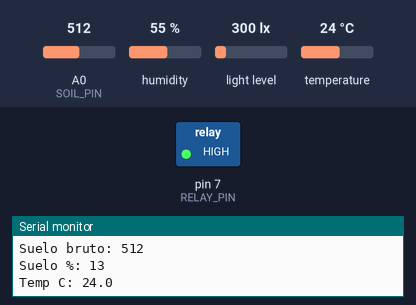
This sketch was run on a simulated Arduino Uno, built with avr-gcc and run on an emulated ATmega328P. Shown: switched loads named in the sketch (green lamp = pin HIGH), the last lines printed to the serial monitor. The test bench sets the inputs (shaded band); at power-on: A0 (SOIL_PIN) = 512, humidity 55 %, light level 300 lx, temperature 24 °C. The modem accepts every AT command (registered, SIM ready, sends succeed) and sends nothing else.

Above: at 9.96 s.
At 43.4 s:
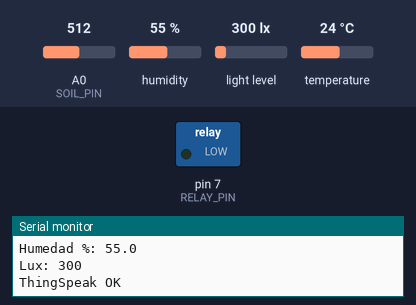
Timing chart, 0 to 51.8 s (numbered marks = the images above):
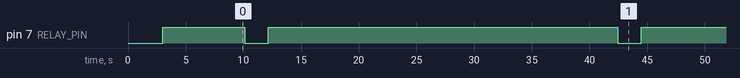

Measured:
- by itself, pin 7 (RELAY_PIN): alternates HIGH for 30.3 s and LOW for 2.0 s

The sketch:

Estacion_Completa_1.ino
```cpp
#include <SoftwareSerial.h>
#include <Wire.h>
#include <BH1750.h>
#include <Adafruit_Sensor.h>
#include <Adafruit_BME280.h>

SoftwareSerial modem(10, 11); // RX Arduino, TX Arduino

BH1750 lightMeter;
Adafruit_BME280 bme;

const char APN[] = "internet";
const char THINGSPEAK_API_KEY[] = "REEMPLAZAR_POR_WRITE_API_KEY";

const int SOIL_PIN = A0;
const int RELAY_PIN = 7;

// Calibración inicial del sensor
const int SOIL_DRY = 558;  // seco / aire
const int SOIL_WET = 211;  // húmedo

// Relé activo en LOW
const byte RELAY_ON = LOW;
const byte RELAY_OFF = HIGH;

const unsigned long SEND_INTERVAL_MS = 30000;

void clearModemBuffer() {
  while (modem.available()) {
    modem.read();
  }
}

bool waitForText(const char *target, unsigned long timeoutMs) {
  unsigned long start = millis();
  int index = 0;
  int len = strlen(target);

  while (millis() - start < timeoutMs) {
    while (modem.available()) {
      char c = modem.read();

      if (c == target[index]) {
        index++;
        if (index == len) return true;
      } else {
        index = 0;
        if (c == target[0]) index = 1;
      }
    }
  }
  return false;
}

bool sendCommandOK(const char *cmd, unsigned long timeoutMs) {
  clearModemBuffer();
  modem.println(cmd);
  return waitForText("OK", timeoutMs);
}

bool sendCommandAny(const char *cmd, unsigned long timeoutMs) {
  clearModemBuffer();
  modem.println(cmd);
  return waitForText("OK", timeoutMs) || waitForText("ERROR", timeoutMs);
}

void force9600() {
  modem.begin(115200);
  delay(1000);

  for (int i = 0; i < 8; i++) {
    modem.println("AT");
    delay(150);
  }

  for (int i = 0; i < 8; i++) {
    modem.println("AT+IPR=9600");
    delay(250);
  }

  delay(1000);
  modem.end();
  delay(500);
  modem.begin(9600);
  delay(1000);
}

int readSoilRaw() {
  long sum = 0;
  for (int i = 0; i < 10; i++) {
    sum += analogRead(SOIL_PIN);
    delay(10);
  }
  return sum / 10;
}

int soilRawToPercent(int raw) {
  int percent = map(raw, SOIL_DRY, SOIL_WET, 0, 100);
  if (percent < 0) percent = 0;
  if (percent > 100) percent = 100;
  return percent;
}

void relayPulse2s() {
  digitalWrite(RELAY_PIN, RELAY_ON);
  delay(2000);
  digitalWrite(RELAY_PIN, RELAY_OFF);
}

bool configureMobileData() {
  char cmdApn[64];
  snprintf(cmdApn, sizeof(cmdApn), "AT+CGDCONT=1,\"IP\",\"%s\"", APN);

  if (!sendCommandOK(cmdApn, 5000)) return false;
  if (!sendCommandOK("AT+CGATT=1", 10000)) return false;
  if (!sendCommandOK("AT+CGACT=1,1", 15000)) return false;

  clearModemBuffer();
  modem.println("AT+CGPADDR=1");
  waitForText("OK", 5000);

  return true;
}

bool sendThingSpeak(int soilPercent, float tempC, float humPct, float lux) {
  char tempStr[10];
  char humStr[10];
  char luxStr[12];
  char url[190];
  char cmdUrl[230];

  dtostrf(tempC, 0, 1, tempStr);
  dtostrf(humPct, 0, 1, humStr);
  dtostrf(lux, 0, 0, luxStr);

  snprintf(
    url,
    sizeof(url),
    "http://api.thingspeak.com/update?api_key=%s&field1=%d&field2=%s&field3=%s&field4=%s",
    THINGSPEAK_API_KEY,
    soilPercent,
    tempStr,
    humStr,
    luxStr
  );

  clearModemBuffer();
  modem.println("AT+HTTPTERM");
  waitForText("OK", 2000);

  if (!sendCommandOK("AT+HTTPINIT", 5000)) return false;

  snprintf(cmdUrl, sizeof(cmdUrl), "AT+HTTPPARA=\"URL\",\"%s\"", url);
  if (!sendCommandOK(cmdUrl, 8000)) {
    sendCommandAny("AT+HTTPTERM", 3000);
    return false;
  }

  clearModemBuffer();
  modem.println("AT+HTTPACTION=0");

  bool httpOk = waitForText("+HTTPACTION: 0,200", 30000);

  sendCommandAny("AT+HTTPTERM", 3000);

  return httpOk;
}

void setup() {
  Serial.begin(9600);
  delay(3000);

  Serial.println(F("=== TierraViva integracion ligera ==="));

  pinMode(SOIL_PIN, INPUT);

  digitalWrite(RELAY_PIN, RELAY_OFF);
  pinMode(RELAY_PIN, OUTPUT);
  digitalWrite(RELAY_PIN, RELAY_OFF);

  Wire.begin();

  bool bmeOk = bme.begin(0x76);
  if (!bmeOk) bmeOk = bme.begin(0x77);

  lightMeter.begin();

  Serial.println(F("Sensores I2C listos."));
  Serial.println(bmeOk ? F("BME280 OK") : F("BME280 ERROR"));

  force9600();

  if (sendCommandOK("AT", 3000)) {
    Serial.println(F("Modem OK"));
  } else {
    Serial.println(F("Modem ERROR"));
  }

  if (configureMobileData()) {
    Serial.println(F("Datos moviles OK"));
  } else {
    Serial.println(F("Datos moviles ERROR"));
  }

  Serial.println(F("Sistema listo"));
}

void loop() {
  int soilRaw = readSoilRaw();
  int soilPercent = soilRawToPercent(soilRaw);

  float tempC = bme.readTemperature();
  float humPct = bme.readHumidity();
  float lux = lightMeter.readLightLevel();

  Serial.println(F("\n--- Lecturas ---"));
  Serial.print(F("Suelo bruto: "));
  Serial.println(soilRaw);
  Serial.print(F("Suelo %: "));
  Serial.println(soilPercent);
  Serial.print(F("Temp C: "));
  Serial.println(tempC, 1);
  Serial.print(F("Humedad %: "));
  Serial.println(humPct, 1);
  Serial.print(F("Lux: "));
  Serial.println(lux, 0);

  if (sendThingSpeak(soilPercent, tempC, humPct, lux)) {
    Serial.println(F("ThingSpeak OK"));
    relayPulse2s();
  } else {
    Serial.println(F("ThingSpeak ERROR"));
  }

  delay(SEND_INTERVAL_MS);
}
```
